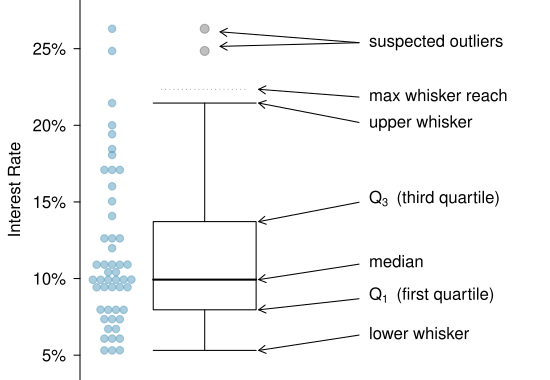

This figure's R source:
require(openintro)
data(COL)
d <- loan50$interest_rate
the.seed <- 2

myPDF("loan_int_rate_box_plot_layout.pdf", 5.5, 3.8,
      mar = c(0, 4, 0, 1),
      mgp = c(2.8, 0.7, 0))
boxPlot(d,
        ylab = 'Interest Rate',
        xlim = c(0.3, 3),
        axes = FALSE,
        ylim = range(d) + sd(d) * c(-1,1) * 0.2)
AxisInPercent(2, c(0, pretty(d)))

arrows(2, min(d) + 1, 1.35, min(d), length = 0.08)
text(2, min(d) + 1, 'lower whisker', pos = 4)

arrows(2, quantile(d, 0.25) + sd(d) / 7,
       1.35, quantile(d, 0.25),
       length = 0.08)
text(2, quantile(d, 0.25) + sd(d)/6.5,
     expression(Q[1]~~'(first quartile)'), pos = 4)

m <- median(d)
arrows(2, m + sd(d) / 5, 1.35, m, length = 0.08)
text(2,m + sd(d) / 4.7, 'median', pos = 4)

q <- quantile(d, 0.75)
arrows(2, q + sd(d) / 4, 1.35, q, length = 0.08)
text(2, q + sd(d) / 3.8,
     expression(Q[3]~~'(third quartile)'), pos = 4)

arrows(2, rev(sort(d))[3] - sd(d) / 4,
       1.35, rev(sort(d))[3], length = 0.08)
text(2, rev(sort(d))[3] - sd(d) / 3.8,
     'upper whisker', pos = 4)

y <- quantile(d, 0.75) + 1.5 * IQR(d)
arrows(2, y - 0.1 * sd(d),
       1.35, y, length = 0.08)
lines(c(0.72, 1.28), rep(y, 2),
      lty = 3, col = '#00000066')
text(2, y - 0.1 * sd(d),
     'max whisker reach', pos = 4)

m <- rev(tail(sort(d), 5))
s <- m[1] - 0.3 * sd(m)
arrows(2, s, 1.1, m[1] - 0.2, length = 0.08)
arrows(2, s, 1.1, m[2] + 0.3, length = 0.08)
text(2, s, 'suspected outliers', pos = 4)

set.seed(the.seed)
pt.jitter <- 0.05
nco <- 50
cutoffs <- seq(0.9 * min(d), max(d), length.out = nco)
for (i in 2:nco) {
  these <- which(cutoffs[i - 1] < d & d <= cutoffs[i])
  lt <- length(these)
  if (lt == 0) {
    next
  }
  x <- pt.jitter * (1:lt)
  x <- x - mean(x)
  points(rep(0.4, lt) + x, d[these],
      col = rep(COL[1, 3], 25), pch = 19)
}

dev.off()

sort(d)[25:26]
quantile(d, c(0.25, 0.5, 0.75))
tail(sort(d), 4)


myPDF("loan_int_rate_box_plot_layout_small.pdf", 1.5, 2.5,
      mar = c(0, 4.1, 0, 0),
      mgp = c(2.3, 0.45, 0),
      tcl = -0.2)
boxPlot(d,
        ylab = '',
        axes = FALSE,
        xlim = c(0.5, 1.45),
        ylim = range(d) + sd(d) * c(-1,1) * 0.2)
AxisInPercent(2, c(0, pretty(d)), cex = 1.1)
par(las = 0)
mtext("Interest Rate", 2,
      line = 2.5,
      cex = 1.1)
dev.off()
